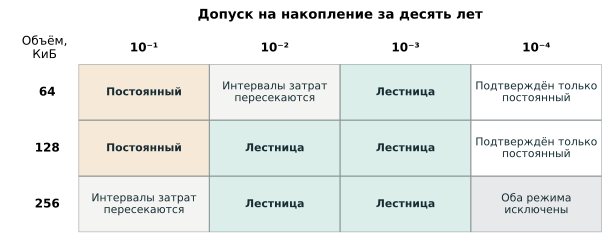

The Python source for this figure:
"""Render thesis Figure 4.1 from the accepted decisions in the regime map."""

import json
from io import BytesIO
from pathlib import Path

import matplotlib

matplotlib.use("Agg")
import matplotlib.pyplot as plt
from matplotlib.patches import Rectangle


DIRECTORY = Path(__file__).resolve().parent
DATA = DIRECTORY.parents[1] / "experiments" / "t542-regime-map" / "map.json"
EPSILONS = (("1/10", "10⁻¹"), ("1/100", "10⁻²"),
            ("1/1000", "10⁻³"), ("1/10000", "10⁻⁴"))
VOLUMES = (64, 128, 256)
# Color only reinforces the cells where both admissibility and lower cost are proven.
STYLES = {
    "fixed": ("Постоянный", "#f6e9d8"),
    "ladder": ("Лестница", "#dceeea"),
    "overlap": ("Интервалы затрат\nпересекаются", "#f4f4f2"),
    "fixed_only": ("Подтверждён только\nпостоянный", "#ffffff"),
    "excluded": ("Оба режима\nисключены", "#e7e9ea"),
}


def draw():
    records = json.loads(DATA.read_text(encoding="utf-8"))["primary"]
    decisions = {(r["kib"], r["epsilon"]): r["decision"] for r in records}
    assert len(decisions) == len(records) == len(VOLUMES) * len(EPSILONS)

    style = {"font.family": "DejaVu Sans", "font.size": 9, "svg.fonttype": "none",
             "svg.hashsalt": "thesis-ch4-regime-decisions", "figure.facecolor": "white"}
    with plt.rc_context(style):
        figure, axes = plt.subplots(figsize=(160 / 25.4, 63 / 25.4))
        figure.subplots_adjust(left=.13, right=.995, top=.73, bottom=.025)
        axes.set(xlim=(0, 4), ylim=(3, 0))
        axes.set_axis_off()
        axes.text(2, -.88, "Допуск на накопление за десять лет", ha="center",
                  va="center", fontsize=10, fontweight="bold", clip_on=False)
        axes.text(-.26, -.29, "Объём,\nКиБ", ha="center", va="center", clip_on=False)
        for column, (_, short) in enumerate(EPSILONS):
            axes.text(column + .5, -.29, short, ha="center", va="center",
                      fontweight="bold", clip_on=False)
        for row, volume in enumerate(VOLUMES):
            axes.text(-.24, row + .5, str(volume), ha="center", va="center",
                      fontweight="bold", clip_on=False)
            for column, (epsilon, _) in enumerate(EPSILONS):
                decision = decisions[volume, epsilon]
                label, fill = STYLES[decision]
                axes.add_patch(Rectangle((column, row), 1, 1, facecolor=fill,
                                         edgecolor="#8d9699", linewidth=.75))
                axes.text(column + .5, row + .5, label, ha="center", va="center",
                          linespacing=1.16, fontsize=8.1, color="#172d35",
                          fontweight="bold" if decision in ("fixed", "ladder") else "normal")
        buffer = BytesIO()
        figure.savefig(buffer, format="svg", metadata={
            "Date": None,
            "Title": "Выбор режима с меньшей ожидаемой занятостью защитного порта",
            "Description": "Три проектные карты с половинами слова через полпрохода, "
                           "четыре допуска на накопление за десять лет на ГСО.",
        })
        plt.close(figure)
        lines = buffer.getvalue().splitlines()
        output = b"\n".join(line.rstrip() for line in lines) + b"\n"
        (DIRECTORY / "fig4_1_regime_map.svg").write_bytes(output)


if __name__ == "__main__":
    draw()
